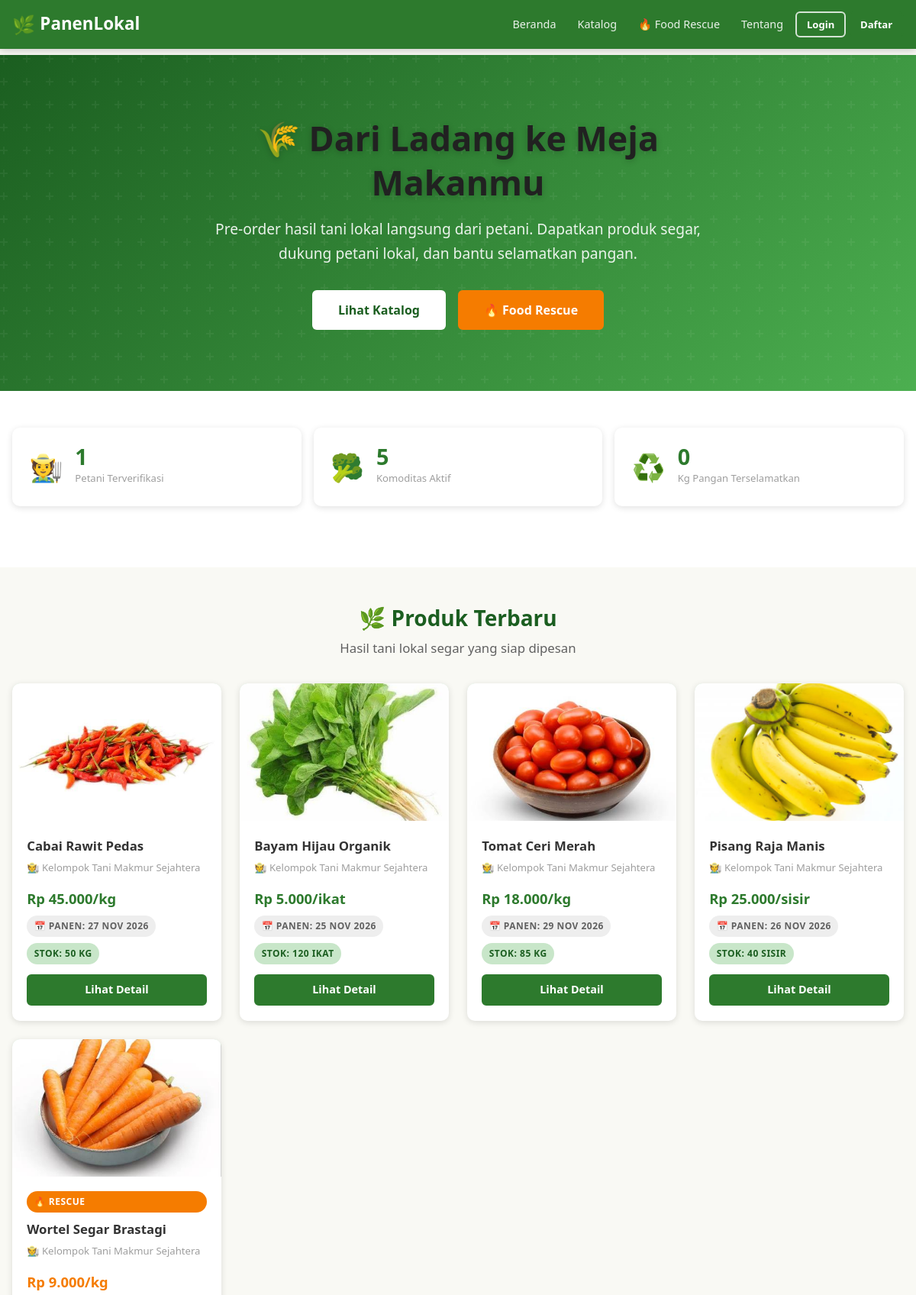
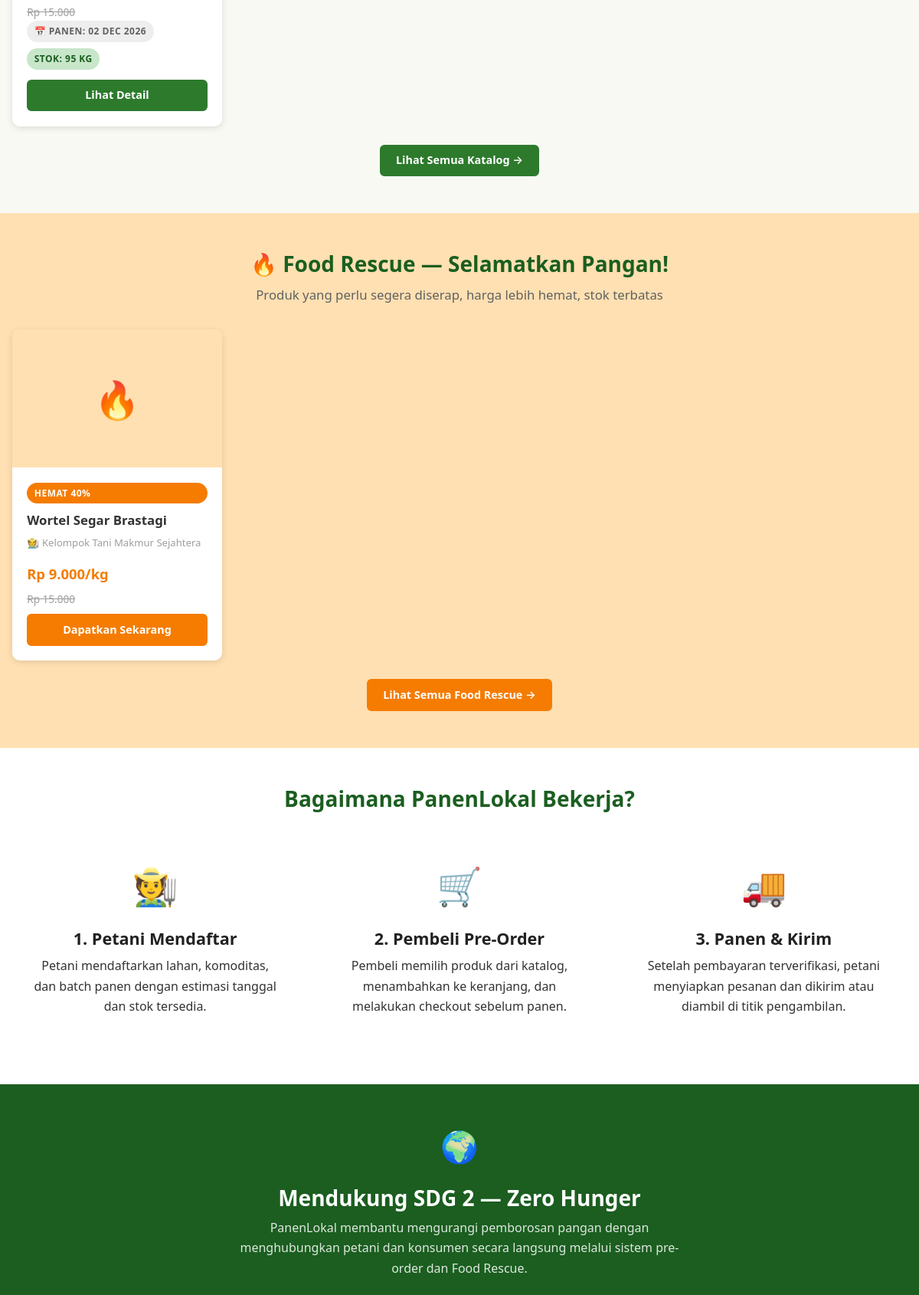
The page / (upper part) on the database its author committed (2 pictures, top to bottom).
### tables this page shows
CREATE TABLE IF NOT EXISTS harvest_batches (
    id BIGINT UNSIGNED AUTO_INCREMENT PRIMARY KEY,
    commodity_id BIGINT UNSIGNED NOT NULL,
    land_id BIGINT UNSIGNED NULL,
    tanggal_estimasi_panen DATE NOT NULL,
    estimasi_jumlah DECIMAL(10,2) NOT NULL,
    stok_tersedia DECIMAL(10,2) NOT NULL,
    harga_normal DECIMAL(12,2) NOT NULL,
    rescue_aktif TINYINT(1) NOT NULL DEFAULT 0,
    harga_rescue DECIMAL(12,2) NULL,
    batas_rescue DATETIME NULL,
    status_batch ENUM('dibuka','siap_panen','habis','ditutup','dibatalkan') NOT NULL DEFAULT 'dibuka',
    created_at TIMESTAMP NOT NULL DEFAULT CURRENT_TIMESTAMP,
    updated_at TIMESTAMP NOT NULL DEFAULT CURRENT_TIMESTAMP ON UPDATE CURRENT_TIMESTAMP,
    INDEX idx_batches_commodity (commodity_id),
    INDEX idx_batches_land (land_id),
    INDEX idx_batches_status_date (status_batch, tanggal_estimasi_panen),
    INDEX idx_batches_rescue (rescue_aktif, batas_rescue),
    CONSTRAINT fk_batches_commodity FOREIGN KEY (commodity_id) REFERENCES commodities(id) ON UPDATE CASCADE ON DELETE RESTRICT,
    CONSTRAINT fk_batches_land FOREIGN KEY (land_id) REFERENCES lands(id) ON UPDATE CASCADE ON DELETE SET NULL
);

CREATE TABLE IF NOT EXISTS commodities (
    id BIGINT UNSIGNED AUTO_INCREMENT PRIMARY KEY,
    farmer_id BIGINT UNSIGNED NOT NULL,
    nama VARCHAR(120) NOT NULL,
    kategori VARCHAR(60) NOT NULL,
    deskripsi TEXT NULL,
    satuan VARCHAR(20) NOT NULL DEFAULT 'kg',
    gambar VARCHAR(255) NULL,
    status_komoditas ENUM('aktif','nonaktif') NOT NULL DEFAULT 'aktif',
    created_at TIMESTAMP NOT NULL DEFAULT CURRENT_TIMESTAMP,
    updated_at TIMESTAMP NOT NULL DEFAULT CURRENT_TIMESTAMP ON UPDATE CURRENT_TIMESTAMP,
    INDEX idx_commodities_farmer (farmer_id),
    INDEX idx_commodities_status (status_komoditas),
    CONSTRAINT fk_commodities_farmer FOREIGN KEY (farmer_id) REFERENCES farmer_profiles(id) ON UPDATE CASCADE ON DELETE RESTRICT
);

CREATE TABLE IF NOT EXISTS farmer_profiles (
    id BIGINT UNSIGNED AUTO_INCREMENT PRIMARY KEY,
    user_id BIGINT UNSIGNED NOT NULL UNIQUE,
    nama_usaha VARCHAR(120) NOT NULL,
    deskripsi TEXT NULL,
    status_verifikasi ENUM('menunggu','terverifikasi','ditolak') NOT NULL DEFAULT 'menunggu',
    created_at TIMESTAMP NOT NULL DEFAULT CURRENT_TIMESTAMP,
    CONSTRAINT fk_fp_user FOREIGN KEY (user_id) REFERENCES users(id) ON UPDATE CASCADE ON DELETE RESTRICT
);

### includes/functions.php (called while the page is built, shortened)
<?php
function format_rupiah($angka) {
    return 'Rp ' . number_format((float)$angka, 0, ',', '.');
}
function hitung_diskon($harga_normal, $harga_rescue) {
    return round((($harga_normal - $harga_rescue) / $harga_normal) * 100);
}
function sanitize($str) {
    return htmlspecialchars((string)$str, ENT_QUOTES, 'UTF-8');
}
function get_rescue_label($rescue_aktif, $batas_rescue, $harga_rescue) {
    if (!$rescue_aktif || !$harga_rescue) return false;
    if ($batas_rescue && strtotime($batas_rescue) < time()) return false;
    return true;
}
function format_tanggal($tanggal, $format = 'd M Y') {
    return date($format, strtotime($tanggal));
}
?>

### index.php (the view, shortened to what this page needs)
<?php
require_once __DIR__ . '/config/koneksi.php';
require_once __DIR__ . '/includes/functions.php';
$stat_petani    = $conn->query("SELECT COUNT(*) FROM farmer_profiles WHERE status_verifikasi='terverifikasi'")->fetch_row()[0] ?? 0;
$stat_komoditas = $conn->query("SELECT COUNT(*) FROM commodities WHERE status_komoditas='aktif'")->fetch_row()[0] ?? 0;
$stat_rescue_kg = $conn->query("SELECT COALESCE(SUM(oi.quantity),0) FROM order_items oi JOIN orders o ON o.id=oi.order_id WHERE oi.is_rescue=1 AND o.status='selesai'")->fetch_row()[0] ?? 0;
$produk_terbaru = $conn->query("
    SELECT hb.id, c.nama, c.satuan, c.gambar, c.kategori,
           hb.harga_normal, hb.rescue_aktif, hb.harga_rescue, hb.batas_rescue,
           hb.tanggal_estimasi_panen, hb.stok_tersedia,
           fp.nama_usaha, u.nama_lengkap
    FROM harvest_batches hb
    JOIN commodities c ON c.id = hb.commodity_id
    JOIN farmer_profiles fp ON fp.id = c.farmer_id
    JOIN users u ON u.id = fp.user_id
    WHERE hb.status_batch = 'dibuka' AND c.status_komoditas = 'aktif' AND hb.stok_tersedia > 0
    ORDER BY hb.created_at DESC LIMIT 6
");
$rescue_terbaru = $conn->query("
    SELECT hb.id, c.nama, c.satuan, c.gambar,
           hb.harga_normal, hb.harga_rescue, hb.batas_rescue, hb.stok_tersedia,
           fp.nama_usaha
    FROM harvest_batches hb
    JOIN commodities c ON c.id = hb.commodity_id
    JOIN farmer_profiles fp ON fp.id = c.farmer_id
    WHERE hb.rescue_aktif=1 AND hb.harga_rescue IS NOT NULL
      AND (hb.batas_rescue IS NULL OR hb.batas_rescue > NOW())
      AND hb.stok_tersedia > 0 AND hb.status_batch='dibuka'
      AND c.status_komoditas='aktif'
    ORDER BY hb.batas_rescue ASC LIMIT 3
");
require_once __DIR__ . '/includes/header.php';
require_once __DIR__ . '/includes/navbar.php';
?>
<section class="hero-section">
    <div class="hero-content">
        <h1>🌾 Dari Ladang ke Meja Makanmu</h1>
        <p>Pre-order hasil tani lokal langsung dari petani. Dapatkan produk segar, dukung petani lokal, dan bantu selamatkan pangan.</p>
        <div class="hero-actions">
            <a href="<?= BASE_URL ?>/katalog.php" class="btn btn-lg" style="background:#fff;color:var(--green-dark);">Lihat Katalog</a>
            <a href="<?= BASE_URL ?>/food_rescue.php" class="btn btn-lg btn-orange">🔥 Food Rescue</a>
        </div>
    </div>
</section>
<section class="section" style="background:var(--white);">
    <div class="container">
        <div class="stats-grid">
            <div class="stat-card">
                <div class="stat-icon">🧑‍🌾</div>
                <div class="stat-info">
                    <div class="stat-value"><?= $stat_petani ?></div>
                    <div class="stat-label">Petani Terverifikasi</div>
                </div>
            </div>
            <div class="stat-card">
                <div class="stat-icon">🥦</div>
                <div class="stat-info">
                    <div class="stat-value"><?= $stat_komoditas ?></div>
                    <div class="stat-label">Komoditas Aktif</div>
                </div>
            </div>
            <div class="stat-card">
                <div class="stat-icon">♻️</div>
                <div class="stat-info">
                    <div class="stat-value"><?= number_format($stat_rescue_kg, 0, ',', '.') ?></div>
                    <div class="stat-label">Kg Pangan Terselamatkan</div>
                </div>
            </div>
        </div>
    </div>
</section>
<section class="section">
    <div class="container">
        <div class="section-title">
            <h2>🌿 Produk Terbaru</h2>
            <p>Hasil tani lokal segar yang siap dipesan</p>
        </div>
        <?php if ($produk_terbaru && $produk_terbaru->num_rows > 0): ?>
        <div class="grid grid-auto">
        <?php while ($p = $produk_terbaru->fetch_assoc()):
            $is_rescue = get_rescue_label($p['rescue_aktif'], $p['batas_rescue'], $p['harga_rescue']);
        ?>
            <div class="card card-product">
                <div class="card-img">
                    <?php if ($p['gambar'] && file_exists(dirname(__FILE__) . '/uploads/products/' . $p['gambar'])): ?>
                        <img src="<?= BASE_URL ?>/uploads/products/<?= sanitize($p['gambar']) ?>" alt="<?= sanitize($p['nama']) ?>">
                    <?php else: ?>
                        <span>🌾</span>
                    <?php endif; ?>
                </div>
                <div class="card-body">
                    <?php if ($is_rescue): ?>
                        <span class="badge badge-rescue mb-1">🔥 RESCUE</span>
                    <?php endif; ?>
                    <div class="card-title"><?= sanitize($p['nama']) ?></div>
                    <div class="card-farmer">🧑‍🌾 <?= sanitize($p['nama_usaha']) ?></div>
                    <?php if ($is_rescue): ?>
                        <div class="card-price card-price-rescue"><?= format_rupiah($p['harga_rescue']) ?>/<?= sanitize($p['satuan']) ?></div>
                        <div class="card-price-normal-crossed"><?= format_rupiah($p['harga_normal']) ?></div>
                    <?php else: ?>
                        <div class="card-price"><?= format_rupiah($p['harga_normal']) ?>/<?= sanitize($p['satuan']) ?></div>
                    <?php endif; ?>
                    <div class="card-meta">
                        <span class="badge badge-secondary">📅 Panen: <?= format_tanggal($p['tanggal_estimasi_panen']) ?></span>
                        <span class="badge badge-success">Stok: <?= (float)$p['stok_tersedia'] ?> <?= sanitize($p['satuan']) ?></span>
                    </div>
                    <div class="card-actions">
                        <a href="<?= BASE_URL ?>/detail_produk.php?id=<?= $p['id'] ?>" class="btn btn-primary btn-block">Lihat Detail</a>
                    </div>
                </div>
            </div>
        <?php endwhile; ?>
        </div>
        <div class="text-center mt-3">
            <a href="<?= BASE_URL ?>/katalog.php" class="btn btn-primary">Lihat Semua Katalog →</a>
        </div>
        <?php endif; ?>
    </div>
</section>
<?php if ($rescue_terbaru && $rescue_terbaru->num_rows > 0): ?>
<section class="section" style="background:var(--orange-light);">
    <div class="container">
        <div class="section-title">
            <h2>🔥 Food Rescue — Selamatkan Pangan!</h2>
            <p>Produk yang perlu segera diserap, harga lebih hemat, stok terbatas</p>
        </div>
        <div class="grid grid-auto">
        <?php while ($r = $rescue_terbaru->fetch_assoc()):
            $pct = hitung_diskon($r['harga_normal'], $r['harga_rescue']);
        ?>
            <div class="card card-product">
                <div class="card-img" style="background:#ffe0b2;">
                    <span>🔥</span>
                </div>
                <div class="card-body">
                    <span class="badge badge-rescue mb-1">HEMAT <?= $pct ?>%</span>
                    <div class="card-title"><?= sanitize($r['nama']) ?></div>
                    <div class="card-farmer">🧑‍🌾 <?= sanitize($r['nama_usaha']) ?></div>
                    <div class="card-price card-price-rescue"><?= format_rupiah($r['harga_rescue']) ?>/<?= sanitize($r['satuan']) ?></div>
                    <div class="card-price-normal-crossed"><?= format_rupiah($r['harga_normal']) ?></div>
                    <div class="card-actions mt-2">
                        <a href="<?= BASE_URL ?>/detail_produk.php?id=<?= $r['id'] ?>" class="btn btn-orange btn-block">Dapatkan Sekarang</a>
                    </div>
                </div>
            </div>
        <?php endwhile; ?>
        </div>
        <div class="text-center mt-3">
            <a href="<?= BASE_URL ?>/food_rescue.php" class="btn btn-orange">Lihat Semua Food Rescue →</a>
        </div>
    </div>
</section>
<?php endif; ?>
<section class="section" style="background:var(--white);">
    <div class="container">
        <div class="section-title">
            <h2>Bagaimana PanenLokal Bekerja?</h2>
        </div>
        <div class="grid grid-3">
            <div style="text-align:center;padding:1.5rem;">
                <div style="font-size:3rem;margin-bottom:1rem;">🧑‍🌾</div>
                <h3>1. Petani Mendaftar</h3>
                <p>Petani mendaftarkan lahan, komoditas, dan batch panen dengan estimasi tanggal dan stok tersedia.</p>
            </div>
            <div style="text-align:center;padding:1.5rem;">
                <div style="font-size:3rem;margin-bottom:1rem;">🛒</div>
                <h3>2. Pembeli Pre-Order</h3>
                <p>Pembeli memilih produk dari katalog, menambahkan ke keranjang, dan melakukan checkout sebelum panen.</p>
            </div>
            <div style="text-align:center;padding:1.5rem;">
                <div style="font-size:3rem;margin-bottom:1rem;">🚚</div>
                <h3>3. Panen & Kirim</h3>
                <p>Setelah pembayaran terverifikasi, petani menyiapkan pesanan dan dikirim atau diambil di titik pengambilan.</p>
            </div>
        </div>
    </div>
</section>
<section class="section" style="background:var(--green-dark);color:#fff;text-align:center;">
    <div class="container">
        <div style="font-size:2.5rem;margin-bottom:1rem;">🌍</div>
        <h2 style="color:#fff;">Mendukung SDG 2 — Zero Hunger</h2>
        <p style="opacity:.85;max-width:600px;margin:0 auto 1.5rem;">PanenLokal membantu mengurangi pemborosan pangan dengan menghubungkan petani dan konsumen secara langsung melalui sistem pre-order dan Food Rescue.</p>
    </div>
</section>
<?php require_once __DIR__ . '/includes/footer.php'; ?>

### rows shown on the page
harvest_batches: commodity.gambar (picture), commodity.nama "Cabai Rawit Pedas", farmer_profiles.nama_usaha "Kelompok Tani Makmur Sejahtera", harga_normal "Rp 45.000", commodity.satuan "kg", tanggal_estimasi_panen "27 NOV 2026", stok_tersedia "50", commodity.satuan "KG"
harvest_batches: commodity.gambar (picture), commodity.nama "Bayam Hijau Organik", farmer_profiles.nama_usaha "Kelompok Tani Makmur Sejahtera", harga_normal "Rp 5.000", commodity.satuan "ikat", tanggal_estimasi_panen "25 NOV 2026", stok_tersedia "120", commodity.satuan "IKAT"
harvest_batches: commodity.gambar (picture), commodity.nama "Tomat Ceri Merah", farmer_profiles.nama_usaha "Kelompok Tani Makmur Sejahtera", harga_normal "Rp 18.000", commodity.satuan "kg", tanggal_estimasi_panen "29 NOV 2026", stok_tersedia "85", commodity.satuan "KG"
harvest_batches: commodity.gambar (picture), commodity.nama "Pisang Raja Manis", farmer_profiles.nama_usaha "Kelompok Tani Makmur Sejahtera", harga_normal "Rp 25.000", commodity.satuan "sisir", tanggal_estimasi_panen "26 NOV 2026", stok_tersedia "40", commodity.satuan "SISIR"
harvest_batches: commodity.gambar (picture), rescue_aktif "🔥 RESCUE", commodity.nama "Wortel Segar Brastagi", farmer_profiles.nama_usaha "Kelompok Tani Makmur Sejahtera", harga_rescue "Rp 9.000", commodity.satuan "kg", harga_normal "Rp 15.000", tanggal_estimasi_panen "02 DEC 2026", stok_tersedia "95", commodity.satuan "KG", pct "40"

### other values the page prints
$stat_petani "1"
$stat_komoditas "5"
$stat_rescue_kg "0"
